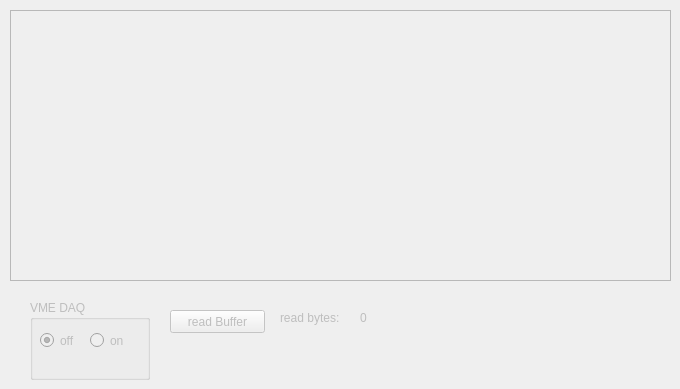
   <widget class="QWidget" name="Debug">
    <property name="enabled">
     <bool>false</bool>
    </property>
    <attribute name="title">
     <string>Debug</string>
    </attribute>
    <widget class="QGroupBox" name="groupBox_8">
     <property name="geometry">
      <rect>
       <x>30</x>
       <y>300</y>
       <width>120</width>
       <height>80</height>
      </rect>
     </property>
     <property name="title">
      <string>VME DAQ</string>
     </property>
     <widget class="QRadioButton" name="daqOff">
      <property name="geometry">
       <rect>
        <x>10</x>
        <y>30</y>
        <width>51</width>
        <height>21</height>
       </rect>
      </property>
      <property name="text">
       <string>off</string>
      </property>
      <property name="checked">
       <bool>true</bool>
      </property>
     </widget>
     <widget class="QRadioButton" name="daqOn">
      <property name="geometry">
       <rect>
        <x>60</x>
        <y>30</y>
        <width>51</width>
        <height>21</height>
       </rect>
      </property>
      <property name="text">
       <string>on</string>
      </property>
     </widget>
    </widget>
    <widget class="QPushButton" name="readBufferNow">
     <property name="geometry">
      <rect>
       <x>170</x>
       <y>310</y>
       <width>95</width>
       <height>23</height>
      </rect>
     </property>
     <property name="text">
      <string>read Buffer</string>
     </property>
    </widget>
    <widget class="QTextEdit" name="dataDisplay">
     <property name="geometry">
      <rect>
       <x>10</x>
       <y>10</y>
       <width>661</width>
       <height>271</height>
      </rect>
     </property>
    </widget>
    <widget class="QLabel" name="readBytes">
     <property name="geometry">
      <rect>
       <x>360</x>
       <y>310</y>
       <width>51</width>
       <height>16</height>
      </rect>
     </property>
     <property name="text">
      <string>0</string>
     </property>
    </widget>
    <widget class="QLabel" name="readBytes_2">
     <property name="geometry">
      <rect>
       <x>280</x>
       <y>310</y>
       <width>71</width>
       <height>16</height>
      </rect>
     </property>
     <property name="text">
      <string>read bytes:</string>
     </property>
    </widget>
   </widget>
